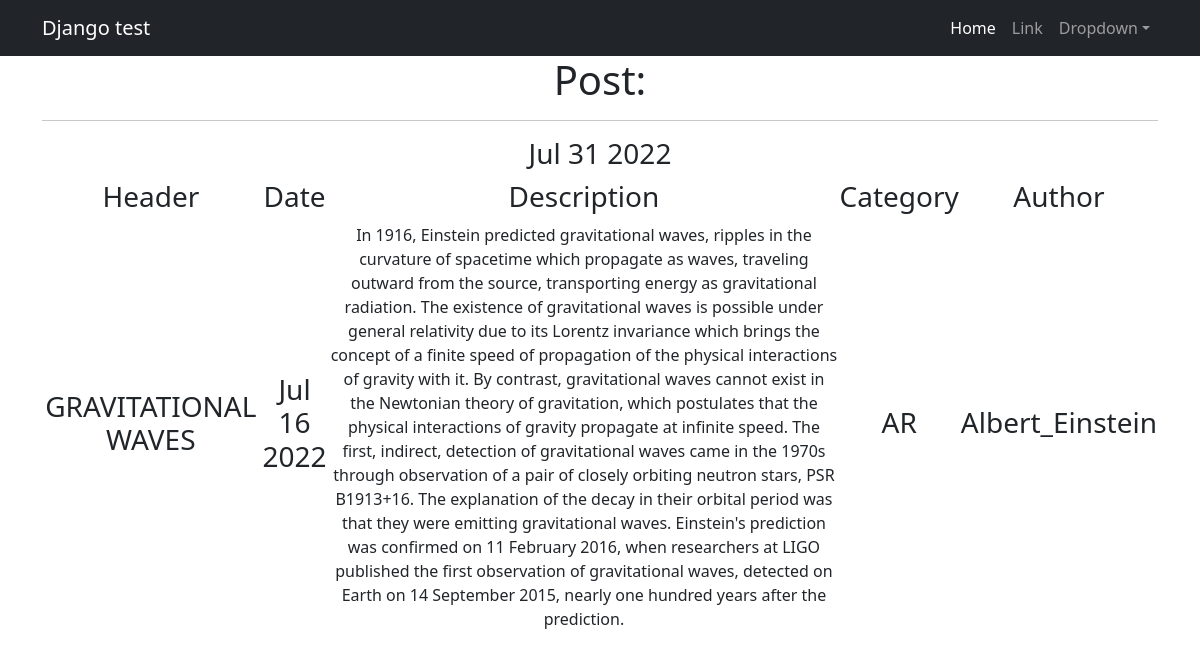
/posts/15, run on an earlier commit of the app's database.
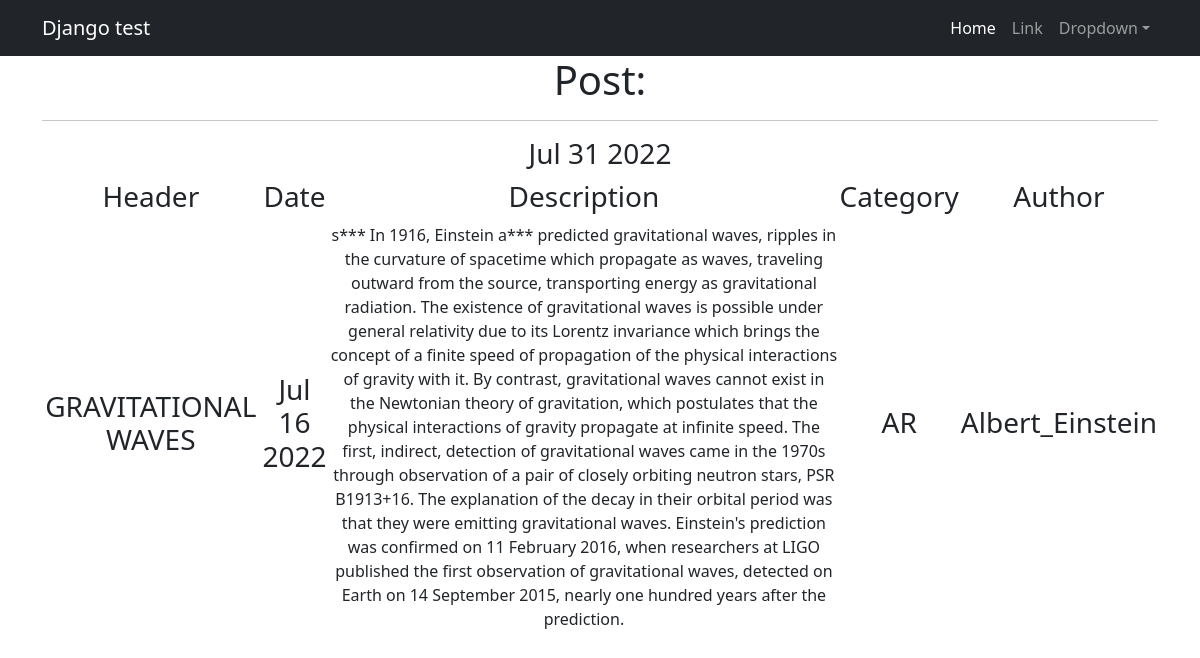
And on a later commit of the database.
### newsportal/models.py (models this page shows, shortened)
class Post(models.Model):
    author = models.ForeignKey(Author, on_delete=models.CASCADE)
    choice_category = models.CharField(max_length=2, choices=CATEGORY_NAME)
    date_time_auto = models.DateTimeField(auto_now_add=True)
    category = models.ManyToManyField(Category, through='PostCategory')
    header_news = models.CharField(max_length=155)
    post_text = models.TextField()
    rating = models.IntegerField(default=0)

class Author(models.Model):
    user = models.OneToOneField(User, on_delete=models.CASCADE)
    rating = models.IntegerField(default=0)

### newsportal/views.py (the view)
# urls.py: path('<int:pk>', PostDetails.as_view()),
class PostDetails(DetailView):
    model = Post
    template_name = 'post.html'
    context_object_name = 'post'
    def get_context_data(self, **kwargs):
        context = super().get_context_data(**kwargs)
        context['time_now'] = datetime.utcnow()
        context['New posts is coming soon'] = None
        return context

### newsportal/templatetags/poll_extras.py (called while the page is built)
@register.filter()
def upper(value):
    return value.upper()

@register.filter()
def censor(value):
    censored_value = ' '.join(f"{i[0]}***" if i in bad_words else i for i in value.split())
    return censored_value

### templates/post.html (shortened to what this page needs)
{% extends 'newsportal/default.html' %}
{% load poll_extras %}
{% block content %}
<h1> Post: </h1>
<hr>
<h3>{{ time_now|date:'M d Y' }}</h3>
<table>
    <tr>
        <td><h3>Header</h3></td>
        <td><h3>Date</h3></td>
        <td><h3>Description</h3></td>
        <td><h3>Category</h3></td>
        <td><h3>Author</h3></td>
    </tr>
    <tr>
        <td><h3>{{ post.header_news| upper }}</h3></td>
        <td><h3>{{ post.date_time_auto| date:'M d Y' }}</h3></td>
        <td>{{ post.post_text| censor }}</td>
        <td><h3>{{ post.choice_category }}</h3></td>
        <td><h3>{{ post.author.user.username }}</h3></td>
    </tr>
</table>
    {% endblock content %}

What changed in the data, as far as the page shows it:
changed Post "GRAVITATIONAL WAVES": post_text|censor "In 1916, Einstein predicted gravitational waves, ripples…" → "s*** In 1916, Einstein a*** predicted gravitational waves, ripples…"
